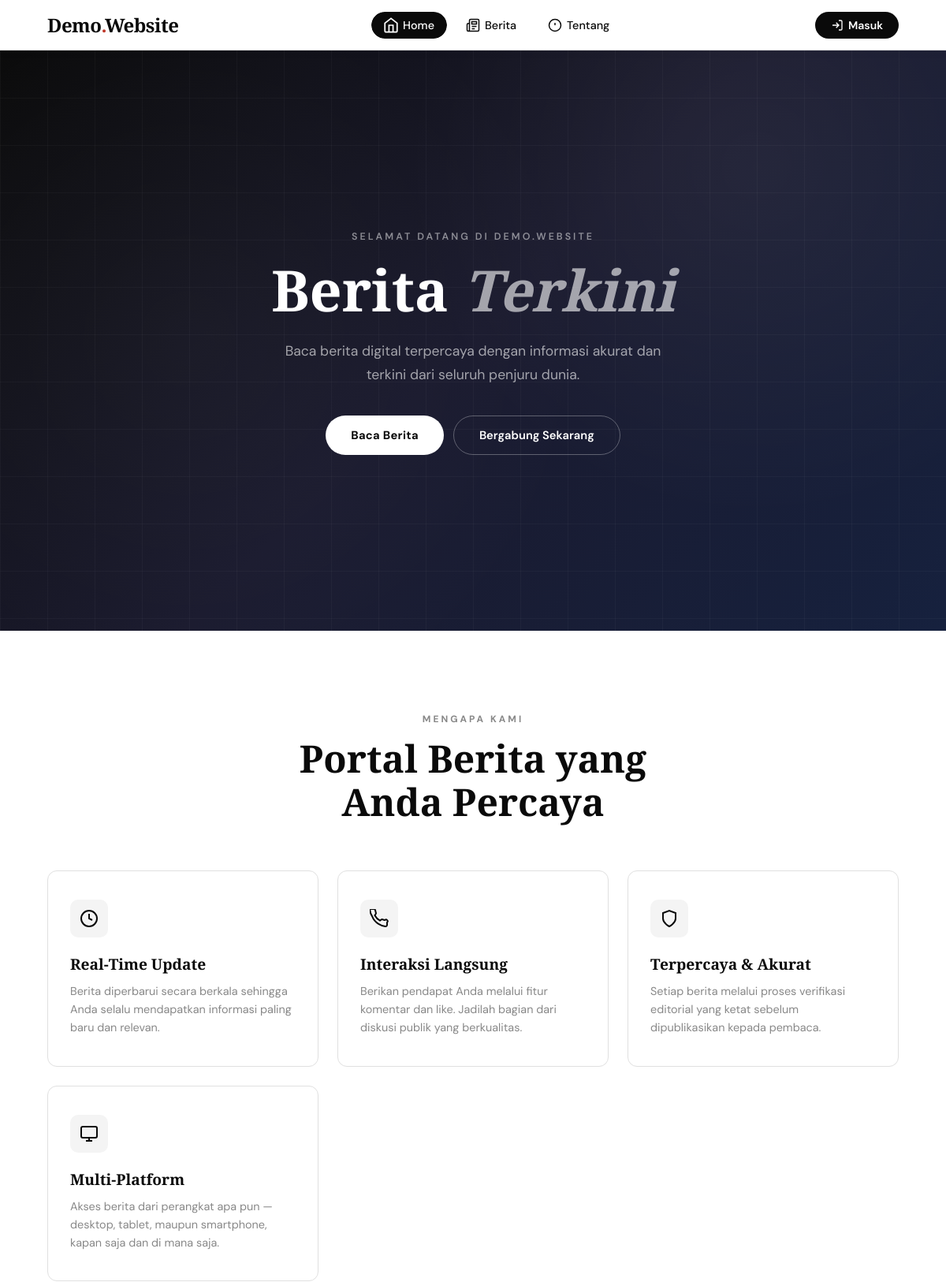
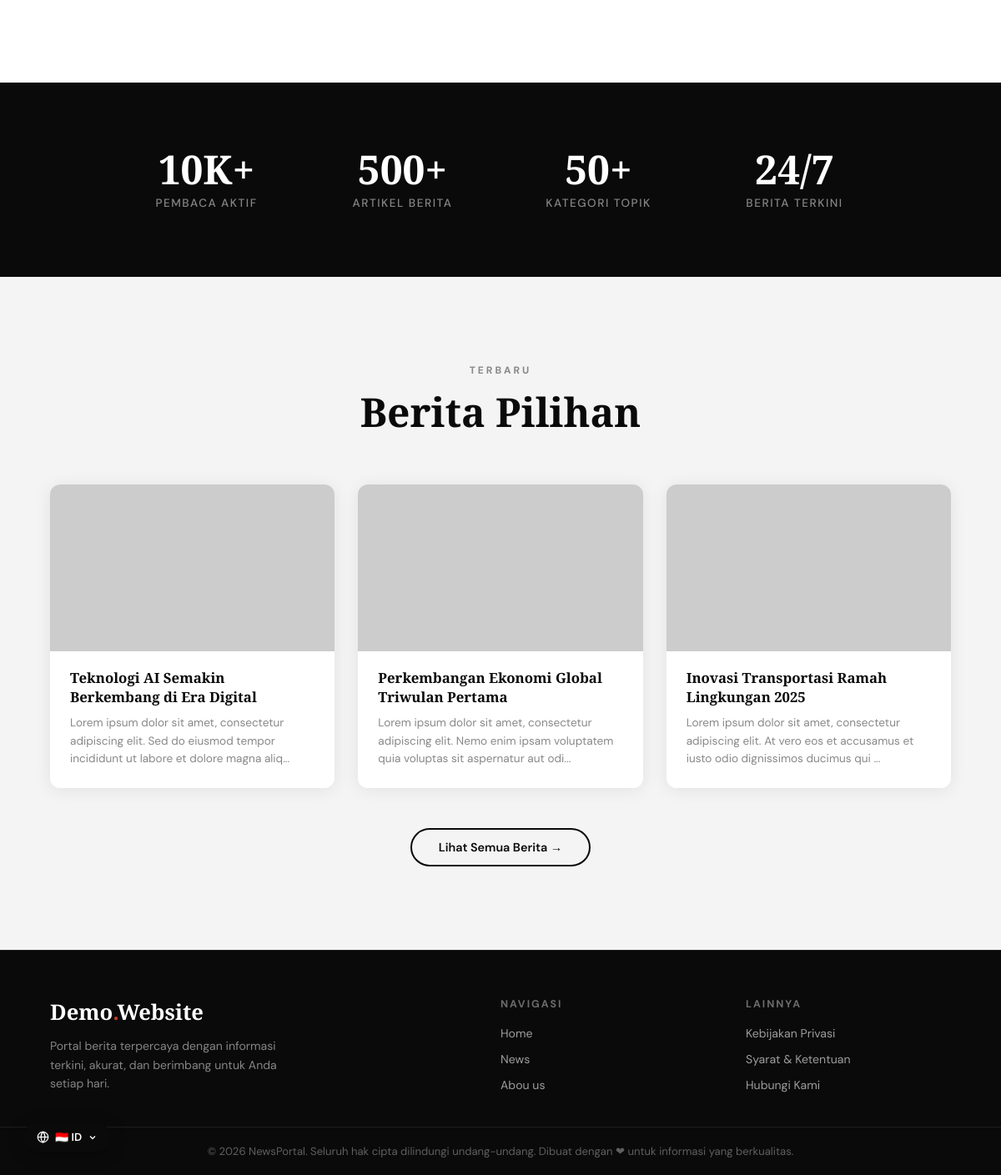
The page / on the database its author committed (2 pictures, top to bottom).
### tables this page shows
CREATE TABLE IF NOT EXISTS news (
    id INT AUTO_INCREMENT PRIMARY KEY,
    title VARCHAR(255) NOT NULL,
    content TEXT NOT NULL,
    image_url VARCHAR(500) DEFAULT NULL,
    author_id INT NOT NULL,
    created_at TIMESTAMP DEFAULT CURRENT_TIMESTAMP,
    updated_at TIMESTAMP DEFAULT CURRENT_TIMESTAMP ON UPDATE CURRENT_TIMESTAMP,
    FOREIGN KEY (author_id) REFERENCES users(id) ON DELETE CASCADE
);

### includes/config.php (called while the page is built, shortened)
<?php
function isLoggedIn() {
    return isset($_SESSION['user_id']);
}
?>

### index.php (the view, shortened to what this page needs)
<?php require_once 'includes/config.php'; ?>
<!DOCTYPE html>
<html lang="id">
<head>
  <link rel="stylesheet" href="assets/css/style.css">
</head>
<body>
<?php include 'includes/navbar.php'; ?>
<main>
  <section class="hero">
    <div class="hero-bg-pattern"></div>
    <div class="hero-grid"></div>
    <div class="hero-content">
      <span class="hero-eyebrow" data-t="home_eyebrow">Selamat Datang di Demo.Website</span>
      <h1><span data-t="home_hero_title1">Berita</span> <em data-t="home_hero_title2">Terkini</em></h1>
      <p data-t="home_hero_subtitle">Baca berita digital terpercaya dengan informasi akurat dan terkini dari seluruh penjuru dunia.</p>
      <div class="hero-actions">
        <button class="btn-primary" data-t="home_btn_read" onclick="window.location.href='news.php'">Baca Berita</button>
        <?php if (!isLoggedIn()): ?>
        <button class="btn-secondary-outline" data-t="home_btn_join" onclick="openAuthModal('signup')">Bergabung Sekarang</button>
        <?php endif; ?>
      </div>
    </div>
  </section>
  <section class="features-section">
    <div class="section-header">
      <span class="section-label" data-t="home_section_why">Mengapa Kami</span>
      <h2 data-t="home_section_trust">Portal Berita yang<br>Anda Percaya</h2>
    </div>
    <div class="features-grid">
      <div class="feature-card">
        <div class="feature-icon">
          <svg width="24" height="24" fill="none" stroke="currentColor" stroke-width="2" viewBox="0 0 24 24">
            <circle cx="12" cy="12" r="10"/><polyline points="12 6 12 12 16 14"/>
          </svg>
        </div>
        <h3 data-t="feat1_title">Real-Time Update</h3>
        <p data-t="feat1_desc">Berita diperbarui secara berkala sehingga Anda selalu mendapatkan informasi paling baru dan relevan.</p>
      </div>
      <div class="feature-card">
        <div class="feature-icon">
        </div>
        <h3 data-t="feat2_title">Interaksi Langsung</h3>
        <p data-t="feat2_desc">Berikan pendapat Anda melalui fitur komentar dan like. Jadilah bagian dari diskusi publik yang berkualitas.</p>
      </div>
      <div class="feature-card">
        <div class="feature-icon">
          <svg width="24" height="24" fill="none" stroke="currentColor" stroke-width="2" viewBox="0 0 24 24">
            <path d="M12 22s8-4 8-10V5l-8-3-8 3v7c0 6 8 10 8 10z"/>
          </svg>
        </div>
        <h3 data-t="feat3_title">Terpercaya & Akurat</h3>
        <p data-t="feat3_desc">Setiap berita melalui proses verifikasi editorial yang ketat sebelum dipublikasikan kepada pembaca.</p>
      </div>
      <div class="feature-card">
        <div class="feature-icon">
          <svg width="24" height="24" fill="none" stroke="currentColor" stroke-width="2" viewBox="0 0 24 24">
            <rect x="2" y="3" width="20" height="14" rx="2"/><line x1="8" y1="21" x2="16" y2="21"/><line x1="12" y1="17" x2="12" y2="21"/>
          </svg>
        </div>
        <h3 data-t="feat4_title">Multi-Platform</h3>
        <p data-t="feat4_desc">Akses berita dari perangkat apa pun — desktop, tablet, maupun smartphone, kapan saja dan di mana saja.</p>
      </div>
    </div>
  </section>
  <section class="stats-section">
    <div class="stats-grid">
      <div>
        <div class="stat-number">10K+</div>
        <div class="stat-label" data-t="stats_readers">Pembaca Aktif</div>
      </div>
      <div>
        <div class="stat-number">500+</div>
        <div class="stat-label" data-t="stats_articles">Artikel Berita</div>
      </div>
      <div>
        <div class="stat-number">50+</div>
        <div class="stat-label" data-t="stats_topics">Kategori Topik</div>
      </div>
      <div>
        <div class="stat-number">24/7</div>
        <div class="stat-label" data-t="stats_updates">Berita Terkini</div>
      </div>
    </div>
  </section>
  <section class="latest-section">
    <div class="section-header">
      <span class="section-label" data-t="home_latest_label">Terbaru</span>
      <h2 data-t="home_latest_title">Berita Pilihan</h2>
    </div>
    <div class="latest-grid" id="home-latest-news">
      <?php
      require_once 'includes/config.php';
      $result = $conn->query("SELECT n.id, n.title, n.content, n.image_url, n.created_at FROM news n ORDER BY n.created_at DESC LIMIT 3");
      if ($result && $result->num_rows > 0):
        while ($row = $result->fetch_assoc()):
          $excerpt = strip_tags($row['content']);
          $excerpt = strlen($excerpt) > 120 ? substr($excerpt, 0, 120) . '...' : $excerpt;
          $imgSrc = $row['image_url'] ?: "https://picsum.photos/seed/{$row['id']}/800/450";
      ?>
      <div class="latest-card" onclick="window.location.href='news.php'">
        <img src="<?= htmlspecialchars($imgSrc) ?>" alt="<?= htmlspecialchars($row['title']) ?>" loading="lazy" onerror="this.src='https://picsum.photos/seed/<?= $row['id'] ?>fallback/800/450'">
        <div class="latest-card-body">
          <h3><?= htmlspecialchars($row['title']) ?></h3>
          <p><?= htmlspecialchars($excerpt) ?></p>
        </div>
      </div>
      <?php endwhile; else: ?>
      <div style="grid-column:1/-1;text-align:center;color:#888;padding:40px">Belum ada berita.</div>
      <?php endif; ?>
    </div>
    <div class="view-all-wrap">
      <a href="news.php" class="btn-outline-dark" data-t="home_view_all">Lihat Semua Berita →</a>
    </div>
  </section>
</main>
<?php include 'includes/footer.php'; ?>
</body>
</html>

### includes/navbar.php (shortened to what this page needs)
<?php
require_once __DIR__ . '/config.php';
?>
<nav class="navbar">
  <a href="index.php" class="navbar-brand">Demo<span>.</span>Website</a>
  <ul class="nav-links">
    <li>
      <a href="index.php">
        <svg class="nav-icon" fill="none" stroke="currentColor" stroke-width="2" viewBox="0 0 24 24">
          <path d="M3 9l9-7 9 7v11a2 2 0 01-2 2H5a2 2 0 01-2-2z"/><polyline points="9 22 9 12 15 12 15 22"/>
        </svg>
        <span class="nav-text" data-t="nav_home">Home</span>
      </a>
    </li>
    <li>
      <a href="news.php">
        <svg class="nav-icon" fill="none" stroke="currentColor" stroke-width="2" viewBox="0 0 24 24">
          <path d="M4 22h16a2 2 0 002-2V4a2 2 0 00-2-2H8a2 2 0 00-2 2v16a2 2 0 01-2 2zm0 0a2 2 0 01-2-2v-9c0-1.1.9-2 2-2h2"/>
          <path d="M18 14h-8M15 18h-5M10 6h8v4h-8z"/>
        </svg>
        <span class="nav-text" data-t="nav_news">Berita</span>
      </a>
    </li>
    <li>
      <a href="about.php">
        <svg class="nav-icon" fill="none" stroke="currentColor" stroke-width="2" viewBox="0 0 24 24">
          <circle cx="12" cy="12" r="10"/><line x1="12" y1="8" x2="12" y2="12"/><line x1="12" y1="16" x2="12.01" y2="16"/>
        </svg>
        <span class="nav-text" data-t="nav_about">Tentang</span>
      </a>
    </li>
  </ul>
  <div id="nav-right">
    <?php if (isLoggedIn()): ?>
    <div class="user-info">
      <?php if (isAdmin()): ?>
        <span class="admin-badge">Admin</span>
      <?php endif; ?>
      <div class="user-avatar"><?= strtoupper(substr($_SESSION['username'], 0, 1)) ?></div>
      <span class="user-name"><?= htmlspecialchars($_SESSION['username']) ?></span>
      <button class="btn-logout" data-t="nav_logout" onclick="logout()">Keluar</button>
    </div>
    <?php else: ?>
    <button class="btn-login" onclick="openAuthModal()">
      <svg width="16" height="16" fill="none" stroke="currentColor" stroke-width="2" viewBox="0 0 24 24">
      <path d="M15 3h4a2 2 0 012 2v14a2 2 0 01-2 2h-4M10 17l5-5-5-5M15 12H3"/>
       </svg>
      <span data-t="nav_login">Masuk</span>
    </button>
    <?php endif; ?>
  </div>
</nav>

### includes/footer.php
<footer>
  <div class="footer-main">
    <div class="footer-brand">
      <h3>Demo<span>.</span>Website</h3>
      <p data-t="footer_tagline">Portal berita terpercaya dengan informasi terkini, akurat, dan berimbang untuk Anda setiap hari.</p>
    </div>
    <div class="footer-col">
      <h4 data-t="footer_nav_label">Navigasi</h4>
      <ul>
        <li><a href="index.php" data-t="nav_home">Home</a></li>
        <li><a href="news.php" data-t="nav_news">News</a></li>
        <li><a href="about.php" data-t="nav_about">Abou us</a></li>
      </ul>
    </div>
    <div class="footer-col">
      <h4 data-t="footer_other_label">Lainnya</h4>
      <ul>
        <li><a href="#" data-t="footer_privacy">Kebijakan Privasi</a></li>
        <li><a href="#" data-t="footer_terms">Syarat &amp; Ketentuan</a></li>
        <li><a href="#" data-t="footer_contact">Hubungi Kami</a></li>
      </ul>
    </div>
  </div>
  <div class="footer-copyright">
    <p>&copy; <?= date('Y') ?> NewsPortal. Seluruh hak cipta dilindungi undang-undang. Dibuat dengan ❤ untuk informasi yang berkualitas.</p>
  </div>
</footer>

### rows shown on the page
news: title "Teknologi AI Semakin Berkembang di Era Digital", content "Lorem ipsum dolor sit amet, consectetur adipiscing elit. Sed do eiusmod tempor incididunt ut labore et dolore magna aliq..."
news: title "Perkembangan Ekonomi Global Triwulan Pertama", content "Lorem ipsum dolor sit amet, consectetur adipiscing elit. Nemo enim ipsam voluptatem quia voluptas sit aspernatur aut odi..."
news: title "Inovasi Transportasi Ramah Lingkungan 2025", content "Lorem ipsum dolor sit amet, consectetur adipiscing elit. At vero eos et accusamus et iusto odio dignissimos ducimus qui ..."
